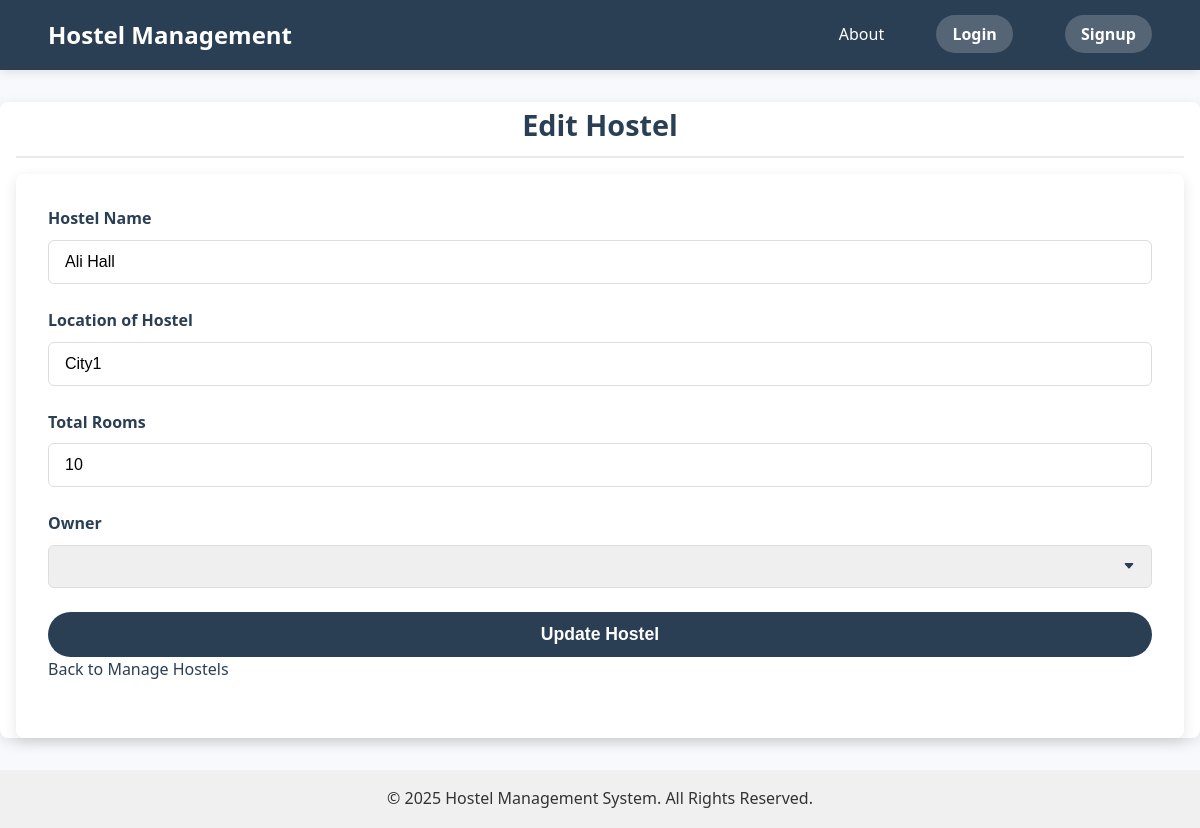
/edit_hostel/13/, run on the app's committed database.
### members/models.py (models this page shows, shortened)
class Hostel(models.Model):
    owner = models.ForeignKey(settings.AUTH_USER_MODEL, on_delete=models.CASCADE)
    name = models.CharField(max_length=100)
    location = models.CharField(max_length=100)
    total_rooms = models.IntegerField()
    is_active = models.BooleanField(default=True)

### members/views.py (the view, shortened to what this page needs)
# urls.py: path('edit_hostel/<int:hostel_id>/', edit_hostel, name='edit_hostel'),
def edit_hostel(request, hostel_id):
    hostel = get_object_or_404(Hostel, pk=hostel_id)
    hostel_owners = HostelOwner.objects.all()
    context = {
        'hostel': hostel,
        'hostel_owners': hostel_owners,
    }
    return render(request, 'edit_hostel.html', context)

### members/templates/edit_hostel.html (shortened to what this page needs)
{% extends 'base.html' %}
{% block content %}
<h2>Edit Hostel</h2>
<form method="POST" action="{% url 'edit_hostel' hostel.id %}">
    <div class="form-group">
        <label for="hostelName">Hostel Name</label>
        <input type="text" id="hostelName" name="name" value="{{ hostel.name }}" required>
    </div>
    <div class="form-group">
        <label for="hostelLocation">Location of Hostel</label>
        <input type="text" id="hostelLocation" name="location" value="{{hostel.location}}" required>
    </div>
    <div class="form-group">
        <label for="totalRooms">Total Rooms</label>
        <input type="number" id="totalRooms" name="total_rooms" value="{{ hostel.total_rooms }}" min="1" required>
    </div>
    <div class="form-group">
        <label for="hostelOwner">Owner</label>
        <select id="hostelOwner" name="owner" required>
            {% for owner in hostel_owners %}
            <option value="{{ owner.id }}" {% if owner.id == hostel.owner.id %}selected{% endif %}>{{ owner.name }}</option>
            {% endfor %}
        </select>
    </div>
    <div class="form-actions">
        <button type="submit" class="btn">Update Hostel</button>
        <a href="{% url 'manage_hostels' %}" class="btn btn-secondary">Back to Manage Hostels</a>
    </div>
</form>
{% endblock %}

### members/static/css/user_side.css (style rules this page uses)
body { font-family: 'Segoe UI', Tahoma, Geneva, Verdana, sans-serif; background-color: #f7f9fc; margin: 0; padding: 0; color: #333; }
h2 { text-align: center; margin-bottom: 1.5rem; color: #2a3f54; }
form div { margin-bottom: 1.25rem; }
label { display: block; font-weight: 600; margin-bottom: 0.5rem; }
input[type="text"], input[type="email"], input[type="number"], select, textarea { width: 100%; padding: 0.5rem 0.75rem; border: 1.5px solid #ccc; border-radius: 6px; font-size: 1rem; }
button[type="submit"] { width: 100%; padding: 0.75rem; background-color: #2a3f54; border: none; border-radius: 25px; color: white; font-size: 1.1rem; font-weight: 600; cursor: pointer; }
a { color: #2a3f54; text-decoration: none; }

### members/static/css/enhanced_style.css (style rules this page uses)
body { font-family: 'Segoe UI', Tahoma, Geneva, Verdana, sans-serif; background-color: #f7f9fc; margin: 0; padding: 0; color: #333; line-height: 1.6; }
h1, h2, h3, h4, h5, h6 { color: #2a3f54; margin-bottom: 1rem; }
h2 { font-size: 1.8rem; border-bottom: 2px solid #eaeaea; padding-bottom: 0.5rem; margin-top: 2rem; }
form { background-color: white; padding: 2rem; border-radius: 8px; box-shadow: 0 4px 14px rgba(0, 0, 0, 0.1); margin-bottom: 2rem; }
form div { margin-bottom: 1.5rem; }
label { display: block; font-weight: 600; margin-bottom: 0.5rem; color: #2a3f54; }
input[type="text"], input[type="email"], input[type="password"], input[type="number"], input[type="date"], select, textarea { width: 100%; padding: 0.75rem 1rem; border: 1px solid #ddd; border-radius: 6px; font-size: 1rem; transition: all 0.3s ease; box-sizing: border-box; }
select { appearance: none; background-repeat: no-repeat; background-position: right 1rem center; padding-right: 2.5rem; }
button[type="submit"] { width: 100%; padding: 0.75rem; background-color: #2a3f54; border: none; border-radius: 25px; color: white; font-size: 1.1rem; font-weight: 600; cursor: pointer; transition: all 0.3s ease; }

### data on the page
Hostel: name "Ali Hall", location "City1", total_rooms "10"
